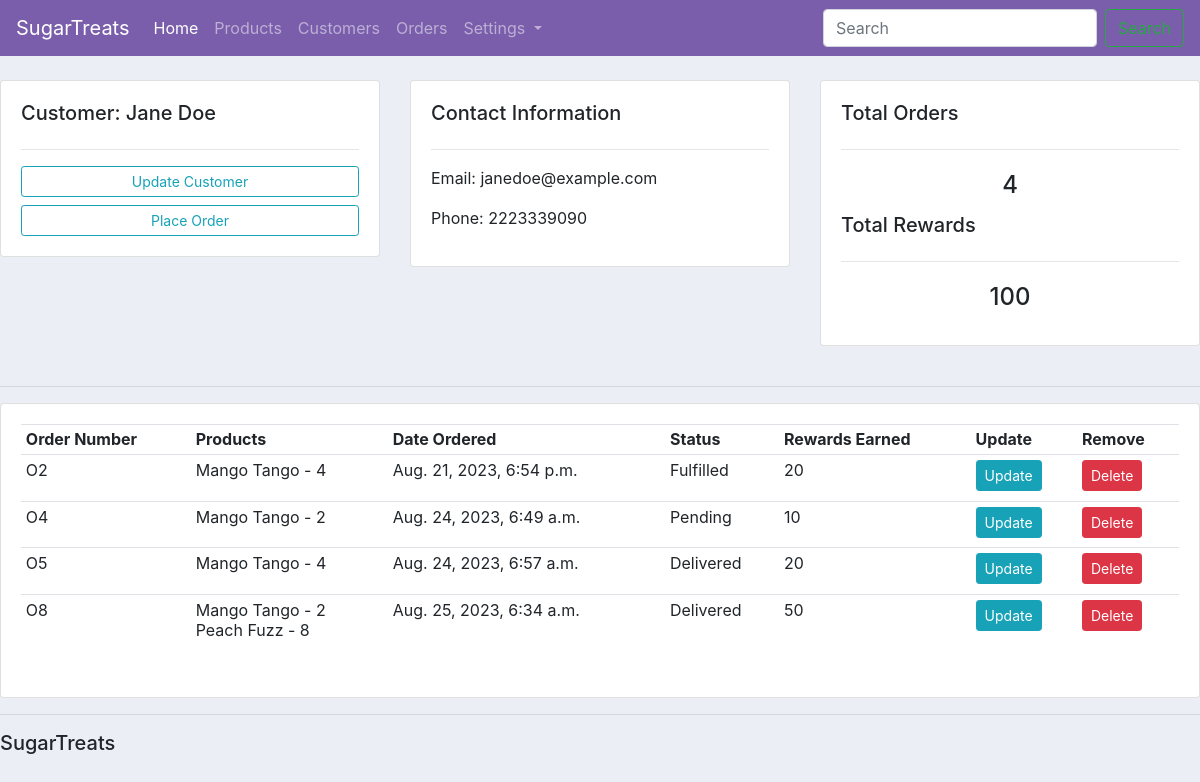
Page /profile/1/ on the committed database.
### ecomm/models.py (models this page shows, shortened)
class Customer(models.Model):
    name = models.CharField(max_length=200, null=True)
    email = models.CharField(max_length=200, null=True)
    phone = models.CharField(max_length=200, null=True)
    date_created = models.DateTimeField(auto_now_add=True, null=True)

class Order(models.Model):
    STATUS = (
        ("Pending", "Pending"),
        ("Fulfilled", "Fulfilled"),
        ("Delivered","Delivered"),
    )
    customer = models.ForeignKey(Customer, null = True, on_delete = models.SET_NULL, related_name = 'orders')
    order_items = models.ManyToManyField("OrderItem", related_name = 'orders')
    note = models.CharField(max_length= 300, null = True, blank = True)
    date_created=models.DateTimeField(auto_now_add=True, null=True)
    status = models.CharField(max_length = 200, null = True, choices = STATUS)

class OrderItem(models.Model):
    product = models.ForeignKey(Product, on_delete=models.CASCADE)
    quantity = models.IntegerField(default=1)

class Product(models.Model):
    CATEGORY = (
        ("Candy", "Candy"),
        ("Chocolate", "Chocolate"),
        ("Gift box", "Gift box"),
        ("Chocolate bar", "Chocolate bar"),
    )
    name = models.CharField(max_length=200, null=True)
    product_num = models.CharField(max_length=100, unique=True)
    description = models.CharField(max_length=200, null=True)
    category = models.CharField(max_length=200, null=True, choices = CATEGORY)
    price = models.FloatField(null = True)
    date_created=models.DateTimeField(auto_now_add=True, null=True)
    tags = models.ManyToManyField(Tag, blank = True)
    rewards = models.IntegerField(null = True)

### ecomm/views.py (the view)
# urls.py: path("profile/<str:pk>/", views.profiles, name = "profile"), #adding a string variable here by the name of pk, this pk and the one we use in the customers function must have the same name to work
def profiles(request, pk):
    customer = Customer.objects.get(
        id=pk
    )  # querying the customer by their id, and the id will be the primary key we are putting in the url path
    orders = Order.objects.filter(customer=customer)
    order_details = []  # a list
    total_rewards = 0
    for order in orders:
        order_rewards = 0
        order_items = OrderItem.objects.filter(orders=order)
        for order_item in order_items:
            order_rewards += order_item.product.rewards * order_item.quantity
        total_rewards+=order_rewards
        order_details.append(
            {"order": order, "order_items": order_items, "order_rewards": order_rewards}
        )
    context = {"customer": customer, "orders": orders, "order_details": order_details, "total_rewards":total_rewards}
    return render(request, "ecomm/profile.html", context)

### ecomm/templates/ecomm/profile.html
{% extends "ecomm/main.html" %} {% block content %}
<br />
<div class="row">
  <div class="col-md">
    <div class="card card-body">
      <h5>Customer: {{customer.name}}</h5>
      <hr />
      <a class="btn btn-outline-info btn-sm btn-block" href=""
        >Update Customer</a
      >
      <a class="btn btn-outline-info btn-sm btn-block" href="{% url 'create_order' customer.id %}"
        >Place Order</a
      >
    </div>
  </div>
  <div class="col-md">
    <div class="card card-body">
      <h5>Contact Information</h5>
      <hr />
      <p>Email: {{customer.email}}</p>
      <p>Phone: {{customer.phone}}</p>
    </div>
  </div>
  <div class="col-md">
    <div class="card card-body">
      <h5>Total Orders</h5>
      <hr />
      <h4 style="text-align: center; padding: 5px">{{orders.count}}</h4>
      <h5>Total Rewards</h5>
      <hr/>
      <h4 style="text-align: center; padding: 5px">{{total_rewards}}</h4>
    </div>
  </div>
</div>
<br>
<hr />
<div class="row">
  <div class="col-md">
    <div class="card card-body">
      <table class="table table-sm">
        <tr>
          <th>Order Number</th>
          <th>Products</th>
          <th>Date Ordered</th>
          <th>Status</th>
          <th>Rewards Earned</th>
          <th>Update</th>
          <th>Remove</th>
        </tr>
        {% for order_detail in order_details %}
            <tr>
            <td>O{{order_detail.order.id}}</td>
            <td>
                <ul style="list-style: none; padding-left: 0;">
                    {% for order_item in order_detail.order_items %}
                        <li>{{order_item.product.name}} - {{order_item.quantity}}</li>
                    {% endfor %}
                </ul>
            </td>
            <td>{{order_detail.order.date_created}}</td>
            <td>{{order_detail.order.status}}</td>
            <td>{{order_detail.order_rewards}}</td>
            <td><a class = "btn btn-sm btn-info" href="{% url 'update_order' order_detail.order.id %}">Update</a></td>
            <td><a class = "btn btn-sm btn-danger" href="{% url 'delete_order' order_detail.order.id %}">Delete</a></td>
        {% endfor %}
        </tr>
      </table>
    </div>
  </div>
</div>
{% endblock %}

### static/css/main.css (style rules this page uses)
body { background-color: #ebeff5; }

### rows in the picture
Customer: name "Jane Doe", email "janedoe@example.com", phone "2223339090"
Order: order.id "2", order.date_created "Aug. 21, 2023, 6:54 p.m.", order.status "Fulfilled", order_rewards "20"
OrderItem: product.name "Mango Tango", quantity "4"
Order: order.id "4", order.date_created "Aug. 24, 2023, 6:49 a.m.", order.status "Pending", order_rewards "10"
OrderItem: product.name "Mango Tango", quantity "2"
Order: order.id "5", order.date_created "Aug. 24, 2023, 6:57 a.m.", order.status "Delivered", order_rewards "20"
Order: order.id "8", order.date_created "Aug. 25, 2023, 6:34 a.m.", order.status "Delivered", order_rewards "50"
OrderItem: product.name "Peach Fuzz", quantity "8"

### other values in the picture
{{ orders.count }} "4"
{{ total_rewards }} "100"
